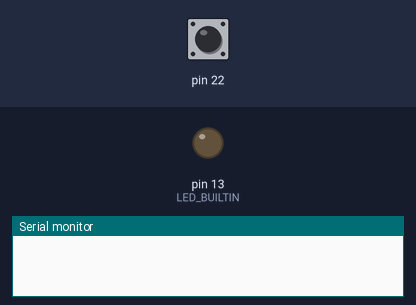
Bench run of a sketch on a simulated Arduino Mega 2560, built with avr-gcc and run on an emulated ATmega2560. On the bench: output pins drawn as LEDs (lit = HIGH), the last lines printed to the serial monitor. The inputs (shaded band) are chosen by the test bench; at power-on: pin 22 HIGH.

Above: at 1.2 s.
1.3 s: pin 22 pulled LOW for 0.15 s
At 1.37 s:
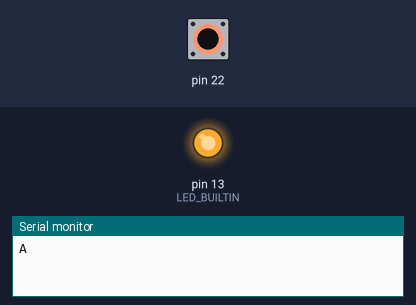
2.9 s: pin 22 pulled LOW for 3.2 s
At 7.5 s:
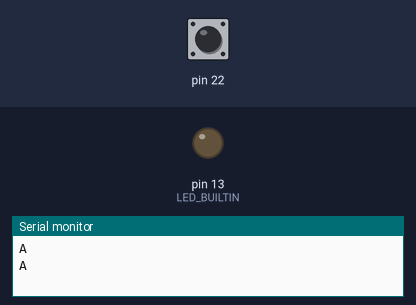
Timing chart, 0 to 9.0 s (numbered marks = the images above; inputs shaded):
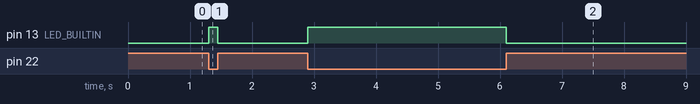

Measured:
- after the input at 1.3 s, pin 13 (LED_BUILTIN): LOW → HIGH at once, → LOW 0.15 s later
- after the input at 2.9 s, pin 13 (LED_BUILTIN): LOW → HIGH at once, → LOW 3.2 s later

The sketch:

SerialSwitch.ino
```cpp
bool switchState = false;

void setup() {
  Serial.begin(9600);
  // put your setup code here, to run once:
  pinMode(22, INPUT_PULLUP);
  pinMode(LED_BUILTIN, OUTPUT);
  digitalWrite(LED_BUILTIN, LOW);
}

void loop() {
  int pinState = digitalRead(22);
  if (pinState == LOW && !switchState) {
    switchState = true;
    digitalWrite(LED_BUILTIN, HIGH);
    Serial.write("A\r\n");
  } else if (pinState == HIGH && switchState) {
    switchState = false;
    digitalWrite(LED_BUILTIN, LOW);
  }
}
```
